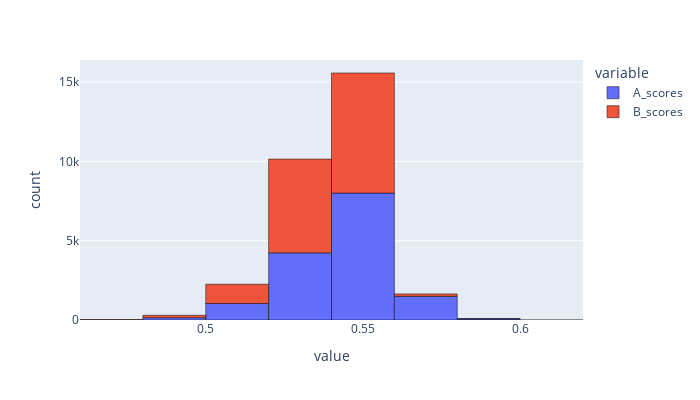

The notebook cell saved with this chart:
### Code cell
fig = px.histogram(df, nbins=10, height=400, width=700)
fig.update_traces(marker_line_color='black',
                  marker_line_width=0.5)
fig.show()

### Figure 1 — Plotly figure (JSON) as saved in the notebook; plotly's stock layout.template omitted (floating-point values rounded to 4 significant figures; data arrays with more than 128 entries replaced by an {"elided": "..."} marker saying what was removed)
{"data": [{"alignmentgroup": "True", "bingroup": "x", "hovertemplate": "variable=A_scores<br>value=%{x}<br>count=%{y}<extra></extra>", "legendgroup": "A_scores", "marker": {"color": "#636efa", "line": {"color": "black", "width": 0.5}, "pattern": {"shape": ""}}, "name": "A_scores", "nbinsx": 10, "offsetgroup": "A_scores", "orientation": "v", "showlegend": true, "type": "histogram", "x": {"elided": "15000 float values"}, "xaxis": "x", "yaxis": "y"}, {"alignmentgroup": "True", "bingroup": "x", "hovertemplate": "variable=B_scores<br>value=%{x}<br>count=%{y}<extra></extra>", "legendgroup": "B_scores", "marker": {"color": "#EF553B", "line": {"color": "black", "width": 0.5}, "pattern": {"shape": ""}}, "name": "B_scores", "nbinsx": 10, "offsetgroup": "B_scores", "orientation": "v", "showlegend": true, "type": "histogram", "x": {"elided": "15000 float values"}, "xaxis": "x", "yaxis": "y"}], "layout": {"barmode": "relative", "height": 400, "legend": {"title": {"text": "variable"}, "tracegroupgap": 0}, "margin": {"t": 60}, "width": 700, "xaxis": {"anchor": "y", "domain": [0, 1], "title": {"text": "value"}}, "yaxis": {"anchor": "x", "domain": [0, 1], "title": {"text": "count"}}}}
